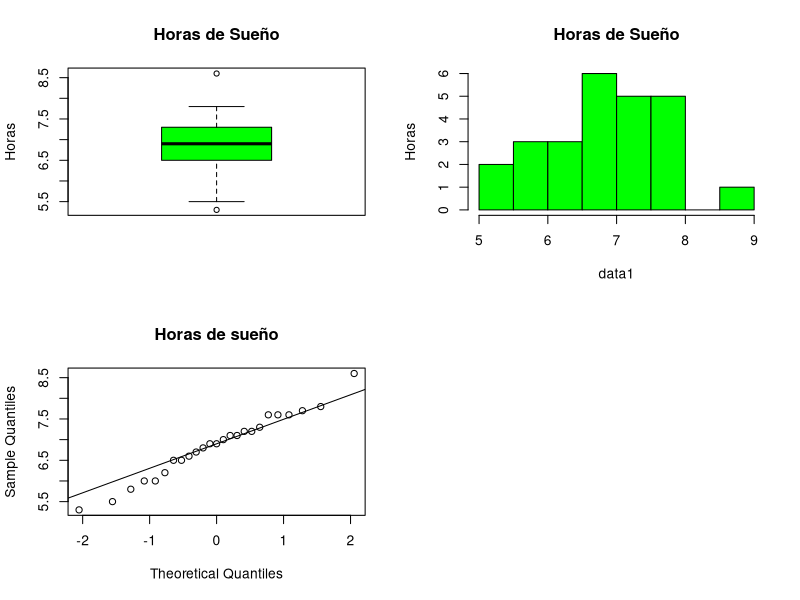
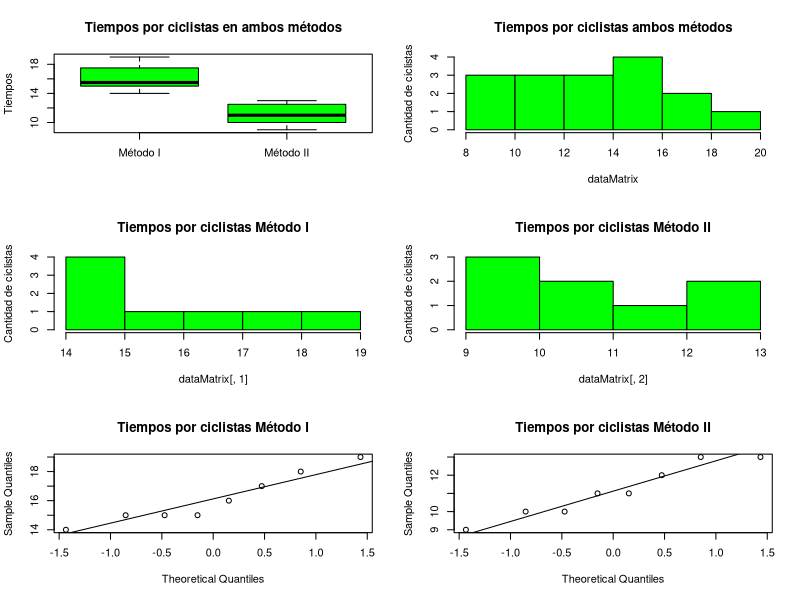

The R script that drew these images, in order:
#Laboratorio 2. Intervalos de Confianza
#Estudiantes:
# José Barrera  15-10123
# Carlos Sivira 15-11377

par(mfrow=c(2,2))

####################################################################
#Pregunta 1

#Almacenamos los datos a analizar
data1 <- c(6.9, 7.6, 6.5, 6.2, 5.3,
           7.8, 7.0, 5.5, 7.6, 6.7,
           7.3, 6.6, 7.1, 6.9, 6.0,
           6.8, 6.5, 7.2, 5.8, 8.6,
           7.6, 7.1, 6.0, 7.2, 7.7)

#Datos para el análisis descriptivo
summary(data1)

#Calculo del coeficiente de variacion
sd(data1) / mean(data1)

#Graficamos para apoyar nuestro análisis
boxplot(data1, 
        ylab = 'Horas', 
        main='Horas de Sueño', 
        col = 'green')

hist(data1, 
        ylab = 'Horas', 
        main='Horas de Sueño', 
        col = 'green')

qqnorm(data1, main='Horas de sueño')
qqline(data1)

#Calculamos el intervalo de confianza
#de 78% para la media
t.test(data1, conf.level = 0.78)$conf.int

####################################################################
#Pregunta 2
#Datos del problema 2
data2 <- c(15, 16, 14, 15, 17, 18, 19, 15, 13, 12, 11, 13, 11, 9, 10, 10)
#Definicion de la matriz y sus respectivos headers por columna
dataMatrix <- matrix(data2, nrow=8)
colnames(dataMatrix) <- c("Método I", "Método II")

#------------------------------Seccion 1------------------------------
#Obtencion del summary
summary(dataMatrix)
#Calculo del coeficiente de variacion para cada columna
sd(dataMatrix[, 1]) / mean(dataMatrix[,1])
sd(dataMatrix[, 2]) / mean(dataMatrix[,2])
#Muestra de las graficas
par(mfrow=c(3,2))
boxplot(dataMatrix, ylab = 'Tiempos', main='Tiempos por ciclistas en ambos métodos', col = 'green')
hist(dataMatrix, ylab = 'Cantidad de ciclistas', main='Tiempos por ciclistas ambos métodos', col = 'green')
hist(dataMatrix[,1], ylab = 'Cantidad de ciclistas', main='Tiempos por ciclistas Método I', col = 'green')
hist(dataMatrix[,2], ylab = 'Cantidad de ciclistas', main='Tiempos por ciclistas Método II', col = 'green')
qqnorm(dataMatrix[,1], main='Tiempos por ciclistas Método I')
qqline(dataMatrix[,1])#Metodo 1
qqnorm(dataMatrix[,2], main='Tiempos por ciclistas Método II')
qqline(dataMatrix[,2])#Metodo 2

#------------------------------Seccion 2------------------------------
#Se verifica si las varianzas pueden ser iguales
var.test(dataMatrix[,1], dataMatrix[,2])$conf.int
#Se calcula el intervalo de confianza
t.test (dataMatrix[,1], dataMatrix[,2], var.equal = TRUE, conf.level = 0.95 )$conf.int

#------------------------------Seccion 3------------------------------
#Calculo de la diferencia de las varianzas.
var(dataMatrix[,1]) - var(dataMatrix[,2])
####################################################################
